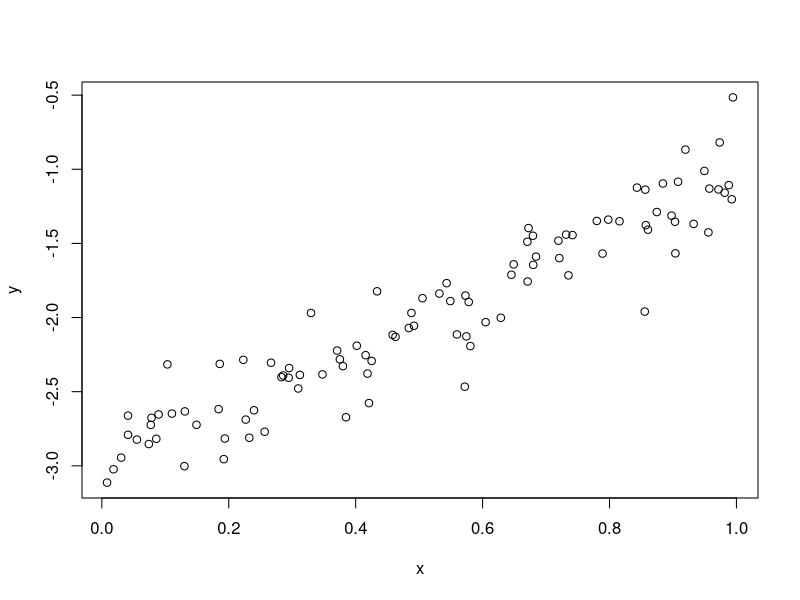
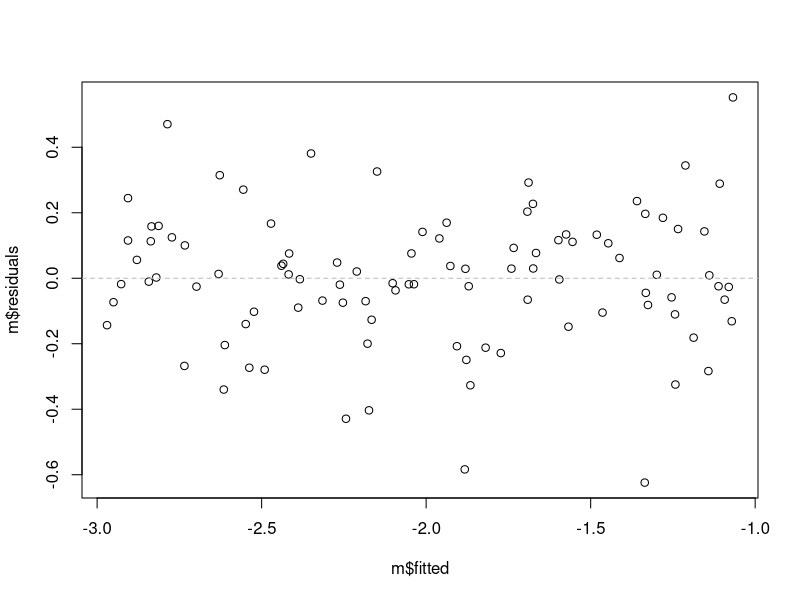

Write R code to recreate these figures, in order.
##my code

x <- runif(100,0,1)
y <- 2*x-3+rnorm(100,0,.2)
plot(x,y)

##linear regression
m <- lm(y~x)
summary(m)

##better plot

plot(m$residuals~m$fitted)
abline(0,0, lty=2, col="gray")